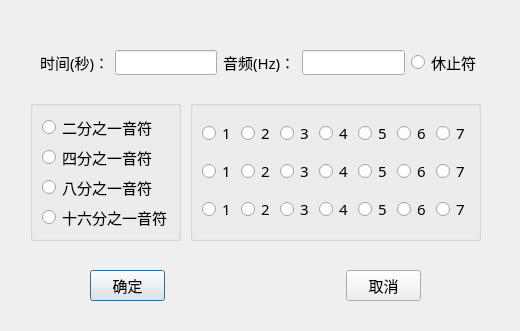
<?xml version="1.0" encoding="UTF-8"?>
<ui version="4.0">
 <class>RingDialog</class>
 <widget class="QDialog" name="RingDialog">
  <property name="geometry">
   <rect>
    <x>0</x>
    <y>0</y>
    <width>520</width>
    <height>331</height>
   </rect>
  </property>
  <property name="font">
   <font>
    <family>宋体</family>
    <pointsize>11</pointsize>
    <weight>50</weight>
    <bold>false</bold>
   </font>
  </property>
  <property name="windowTitle">
   <string>Dialog</string>
  </property>
  <widget class="QGroupBox" name="yinfuGroupBox">
   <property name="geometry">
    <rect>
     <x>30</x>
     <y>100</y>
     <width>151</width>
     <height>141</height>
    </rect>
   </property>
   <property name="title">
    <string/>
   </property>
   <layout class="QVBoxLayout" name="verticalLayout">
    <item>
     <widget class="QRadioButton" name="radioButton_21">
      <property name="text">
       <string>二分之一音符</string>
      </property>
     </widget>
    </item>
    <item>
     <widget class="QRadioButton" name="radioButton_41">
      <property name="text">
       <string>四分之一音符</string>
      </property>
     </widget>
    </item>
    <item>
     <widget class="QRadioButton" name="radioButton_81">
      <property name="text">
       <string>八分之一音符</string>
      </property>
     </widget>
    </item>
    <item>
     <widget class="QRadioButton" name="radioButton_161">
      <property name="text">
       <string>十六分之一音符</string>
      </property>
     </widget>
    </item>
   </layout>
  </widget>
  <widget class="QGroupBox" name="yinpinGroupBox">
   <property name="geometry">
    <rect>
     <x>190</x>
     <y>100</y>
     <width>291</width>
     <height>141</height>
    </rect>
   </property>
   <property name="title">
    <string/>
   </property>
   <layout class="QGridLayout" name="gridLayout">
    <item row="0" column="0">
     <widget class="QRadioButton" name="radioButton_G1">
      <property name="text">
       <string>1</string>
      </property>
     </widget>
    </item>
    <item row="0" column="1">
     <widget class="QRadioButton" name="radioButton_G2">
      <property name="text">
       <string>2</string>
      </property>
     </widget>
    </item>
    <item row="0" column="2">
     <widget class="QRadioButton" name="radioButton_G3">
      <property name="text">
       <string>3</string>
      </property>
     </widget>
    </item>
    <item row="0" column="3">
     <widget class="QRadioButton" name="radioButton_G4">
      <property name="text">
       <string>4</string>
      </property>
     </widget>
    </item>
    <item row="0" column="4">
     <widget class="QRadioButton" name="radioButton_G5">
      <property name="text">
       <string>5</string>
      </property>
     </widget>
    </item>
    <item row="0" column="5">
     <widget class="QRadioButton" name="radioButton_G6">
      <property name="text">
       <string>6</string>
      </property>
     </widget>
    </item>
    <item row="0" column="6">
     <widget class="QRadioButton" name="radioButton_G7">
      <property name="text">
       <string>7</string>
      </property>
     </widget>
    </item>
    <item row="1" column="0">
     <widget class="QRadioButton" name="radioButton_1">
      <property name="text">
       <string>1</string>
      </property>
     </widget>
    </item>
    <item row="1" column="1">
     <widget class="QRadioButton" name="radioButton_2">
      <property name="text">
       <string>2</string>
      </property>
     </widget>
    </item>
    <item row="1" column="2">
     <widget class="QRadioButton" name="radioButton_3">
      <property name="text">
       <string>3</string>
      </property>
     </widget>
    </item>
    <item row="1" column="3">
     <widget class="QRadioButton" name="radioButton_4">
      <property name="text">
       <string>4</string>
      </property>
     </widget>
    </item>
    <item row="1" column="4">
     <widget class="QRadioButton" name="radioButton_5">
      <property name="text">
       <string>5</string>
      </property>
     </widget>
    </item>
    <item row="1" column="5">
     <widget class="QRadioButton" name="radioButton_6">
      <property name="text">
       <string>6</string>
      </property>
     </widget>
    </item>
    <item row="1" column="6">
     <widget class="QRadioButton" name="radioButton_7">
      <property name="text">
       <string>7</string>
      </property>
     </widget>
    </item>
    <item row="2" column="0">
     <widget class="QRadioButton" name="radioButton_D1">
      <property name="text">
       <string>1</string>
      </property>
     </widget>
    </item>
    <item row="2" column="1">
     <widget class="QRadioButton" name="radioButton_D2">
      <property name="text">
       <string>2</string>
      </property>
     </widget>
    </item>
    <item row="2" column="2">
     <widget class="QRadioButton" name="radioButton_D3">
      <property name="text">
       <string>3</string>
      </property>
     </widget>
    </item>
    <item row="2" column="3">
     <widget class="QRadioButton" name="radioButton_D4">
      <property name="text">
       <string>4</string>
      </property>
     </widget>
    </item>
    <item row="2" column="4">
     <widget class="QRadioButton" name="radioButton_D5">
      <property name="text">
       <string>5</string>
      </property>
     </widget>
    </item>
    <item row="2" column="5">
     <widget class="QRadioButton" name="radioButton_D6">
      <property name="text">
       <string>6</string>
      </property>
     </widget>
    </item>
    <item row="2" column="6">
     <widget class="QRadioButton" name="radioButton_D7">
      <property name="text">
       <string>7</string>
      </property>
     </widget>
    </item>
   </layout>
  </widget>
  <widget class="QLabel" name="pictureLabel">
   <property name="geometry">
    <rect>
     <x>10</x>
     <y>10</y>
     <width>41</width>
     <height>31</height>
    </rect>
   </property>
   <property name="text">
    <string/>
   </property>
  </widget>
  <widget class="QWidget" name="layoutWidget">
   <property name="geometry">
    <rect>
     <x>40</x>
     <y>50</y>
     <width>441</width>
     <height>25</height>
    </rect>
   </property>
   <layout class="QHBoxLayout" name="horizontalLayout_3">
    <item>
     <layout class="QHBoxLayout" name="horizontalLayout">
      <item>
       <widget class="QLabel" name="label">
        <property name="font">
         <font>
          <family>宋体</family>
          <pointsize>11</pointsize>
          <weight>50</weight>
          <bold>false</bold>
         </font>
        </property>
        <property name="text">
         <string>时间(秒)：</string>
        </property>
        <property name="buddy">
         <cstring>timeLineEdit</cstring>
        </property>
       </widget>
      </item>
      <item>
       <widget class="QLineEdit" name="timeLineEdit"/>
      </item>
     </layout>
    </item>
    <item>
     <layout class="QHBoxLayout" name="horizontalLayout_2">
      <item>
       <widget class="QLabel" name="label_2">
        <property name="font">
         <font>
          <weight>50</weight>
          <bold>false</bold>
         </font>
        </property>
        <property name="text">
         <string>音频(Hz)：</string>
        </property>
        <property name="buddy">
         <cstring>yinpinLineEdit</cstring>
        </property>
       </widget>
      </item>
      <item>
       <widget class="QLineEdit" name="yinpinLineEdit"/>
      </item>
     </layout>
    </item>
    <item>
     <widget class="QRadioButton" name="xiuzhifuRadioButton">
      <property name="text">
       <string>休止符</string>
      </property>
     </widget>
    </item>
   </layout>
  </widget>
  <widget class="QWidget" name="layoutWidget">
   <property name="geometry">
    <rect>
     <x>90</x>
     <y>270</y>
     <width>331</width>
     <height>31</height>
    </rect>
   </property>
   <layout class="QHBoxLayout" name="horizontalLayout_4">
    <item>
     <widget class="QPushButton" name="okButton">
      <property name="sizePolicy">
       <sizepolicy hsizetype="Maximum" vsizetype="Fixed">
        <horstretch>0</horstretch>
        <verstretch>0</verstretch>
       </sizepolicy>
      </property>
      <property name="maximumSize">
       <size>
        <width>75</width>
        <height>31</height>
       </size>
      </property>
      <property name="text">
       <string>确定</string>
      </property>
     </widget>
    </item>
    <item>
     <spacer name="horizontalSpacer">
      <property name="orientation">
       <enum>Qt::Horizontal</enum>
      </property>
      <property name="sizeHint" stdset="0">
       <size>
        <width>40</width>
        <height>20</height>
       </size>
      </property>
     </spacer>
    </item>
    <item>
     <widget class="QPushButton" name="cancelButton">
      <property name="sizePolicy">
       <sizepolicy hsizetype="Maximum" vsizetype="Fixed">
        <horstretch>0</horstretch>
        <verstretch>0</verstretch>
       </sizepolicy>
      </property>
      <property name="maximumSize">
       <size>
        <width>75</width>
        <height>31</height>
       </size>
      </property>
      <property name="text">
       <string>取消</string>
      </property>
     </widget>
    </item>
   </layout>
  </widget>
  <zorder>layoutWidget</zorder>
  <zorder>layoutWidget</zorder>
  <zorder>yinfuGroupBox</zorder>
  <zorder>yinpinGroupBox</zorder>
  <zorder>pictureLabel</zorder>
 </widget>
 <resources/>
 <connections/>
</ui>
